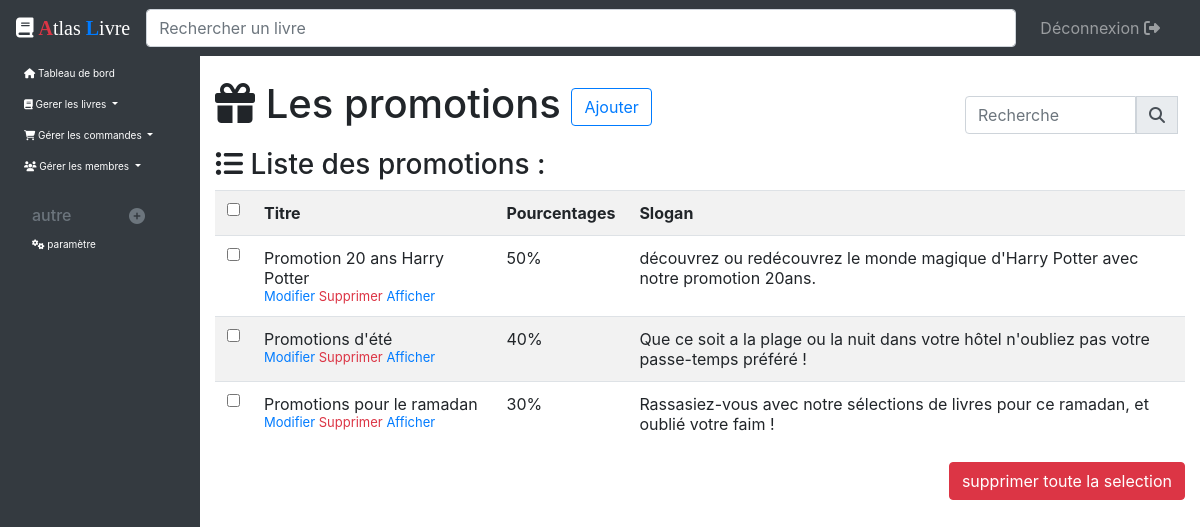
/Espace_admin/controleur/listePromotions_controleur.php (signed in), run on the app's committed database.
### tables this page shows
CREATE TABLE IF NOT EXISTS `promotions` (
  `id` int(11) NOT NULL AUTO_INCREMENT,
  `titre` varchar(255) NOT NULL,
  `slogan` varchar(255) NOT NULL,
  `pr` int(11) NOT NULL,
  `image` varchar(255) NOT NULL,
  PRIMARY KEY (`id`)
);

### Espace_admin/controleur/listePromotions_controleur.php (called while the page is built, shortened)
<?php
    include('../../autre/bdd.php');
    include('../modele/promotions_modele.php');
    if(isset($_GET['rech'])){
        $terme= htmlspecialchars($_GET['rech']);
		$terme= trim($terme);
		$terme = strip_tags($terme);
		$promos=rech($terme);
    }else{
        $promos = get_promo();
    }
    include('../vue/listePromotions_vue.php');
?>

### Espace_admin/modele/promotions_modele.php (called while the page is built, shortened)
<?php
    function get_promo(){
		global $bdd;
		$rep = $bdd->query ('SELECT * FROM promotions ORDER BY id DESC ');
		return $rep;
	}
?>

### Espace_admin/vue/listePromotions_vue.php (the view, shortened to what this page needs)
<html>
<head>
    <link href="../../css/style_admin.css" rel="stylesheet" />
    <link rel="stylesheet" href="https://stackpath.bootstrapcdn.com/bootstrap/4.5.0/css/bootstrap.min.css"
>
</head>
<body>
    <?php include("../autre/menu.php"); ?>
    <section class="container-fluid col-lg-10 offset-lg-2 col-md-9 offset-md-3" id='princi'>
        <div class="row">
            <h1 style="margin-bottom:20px;" class="col-sm-9"><i class="fas fa-gift"></i> Les promotions <a class="btn btn-outline-primary" href="ajouterPromo_controleur.php">Ajouter</a></h1>
            <form class="form-inline my-2 my-lg-0 col-sm-3" style="padding-top:10px;" method="get" action="listePromotions_controleur.php?">
                <div class="input-group mb-2 mr-sm-2">
                    <input type="search" class="form-control" placeholder="Recherche" id="recherche" name="rech">
                    <div class="input-group-prepend">
                        <button type="submit" class="input-group-text" id="logosearch"><i class="fas fa-search"></i></button>
                    </div>
                </div>
            </form>
        </div>
        <article>
            <div class="row">
                <h3 class=" col-sm-5"><i class="fas fa-list-ul"></i> Liste des promotions :</h3>
            </div>
            <div class="table-responsive">
                <form method="post" action="listePromotions_controleur.php">
                    <table class="table table-striped table-condensed ">
                        <tr>
                            <th><input type="checkbox" id="all" onclick="rep();" /></th>
                            <th>Titre</th>
                            <th>Pourcentages</th>
                            <th>Slogan</th>
                        </tr>
                        <?php while($promo=$promos->fetch()){?>
                        <tr>
                            <td><input type="checkbox" name="num[]" value="<?php echo $promo['id']; ?>" /></td>
                            <td style="width:25%;">
                                <?php echo $promo['titre']; ?><br />
                                <span style="font-size:13px; ">
                                    <a href="modifierPromo_controleur?promo=<?php echo $promo['id']; ?>">Modifier</a>
                                    <a href="#" data-toggle="modal" data-target="#alert_anul<?php echo $promo['id']; ?>" style="color:#dc3545;">Supprimer</a>
                                    <a href="afficherPromo_controleur?promo=<?php echo $promo['id']; ?>">Afficher</a>
                                </span>
                            </td>
                            <td><?php echo $promo['pr']; ?>%</td>
                            <td><?php echo $promo['slogan']; ?></td>
                        </tr>
                        <?php } ?>
                    </table>
                    <input type="submit" value="supprimer toute la selection" name="suppSlec" class="btn btn-danger float-right" />
                </form>
            </div>
        </article>
    </section>
</body>
</html>

### css/style_admin.css (style rules this page uses)
#princi { margin-top: 80px; margin-bottom: 80px; }

### data on the page
promotions: titre "Promotion 20 ans Harry Potter", pr "50", slogan "découvrez ou redécouvrez le monde magique d'Harry Potter avec notre promotion 20ans."
promotions: titre "Promotions d'été", pr "40", slogan "Que ce soit a la plage ou la nuit dans votre hôtel n'oubliez pas votre passe-temps préféré !"
promotions: titre "Promotions pour le ramadan", pr "30", slogan "Rassasiez-vous avec notre sélections de livres pour ce ramadan, et oublié votre faim !"
